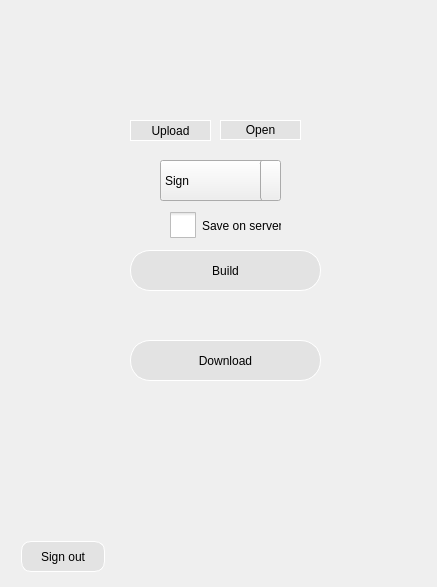
<?xml version="1.0" encoding="UTF-8"?>
<ui version="4.0">
 <class>Main_dialog</class>
 <widget class="QDialog" name="Main_dialog">
  <property name="geometry">
   <rect>
    <x>0</x>
    <y>0</y>
    <width>437</width>
    <height>587</height>
   </rect>
  </property>
  <property name="windowTitle">
   <string>Dialog</string>
  </property>
  <widget class="QPushButton" name="pushButton_signOut">
   <property name="geometry">
    <rect>
     <x>21</x>
     <y>541</y>
     <width>84</width>
     <height>31</height>
    </rect>
   </property>
   <property name="styleSheet">
    <string notr="true"> QPushButton#pushButton_signOut {
      border-style: outset;
	  background-color:#E3E3E3;
      border-width: 1px;
      border-radius: 10px;
      border-color: white;
      font:  12px;
      min-width: 5em;
      padding: 6px;
  }</string>
   </property>
   <property name="text">
    <string>Sign out</string>
   </property>
  </widget>
  <widget class="QCheckBox" name="Save">
   <property name="geometry">
    <rect>
     <x>170</x>
     <y>200</y>
     <width>111</width>
     <height>51</height>
    </rect>
   </property>
   <property name="styleSheet">
    <string notr="true">QCheckBox::indicator {
    width: 26px;
    height: 26px;
}

QCheckBox::indicator:unchecked:pressed {
    image: url(:/images/checkbox_unchecked_pressed.png);
}
</string>
   </property>
   <property name="text">
    <string>Save on server</string>
   </property>
  </widget>
  <widget class="QLabel" name="background">
   <property name="geometry">
    <rect>
     <x>-10</x>
     <y>0</y>
     <width>451</width>
     <height>601</height>
    </rect>
   </property>
   <property name="text">
    <string/>
   </property>
   <property name="pixmap">
    <pixmap>poze/test_6.jpg</pixmap>
   </property>
   <property name="scaledContents">
    <bool>true</bool>
   </property>
  </widget>
  <widget class="QPushButton" name="pushButton_Download">
   <property name="geometry">
    <rect>
     <x>130</x>
     <y>340</y>
     <width>191</width>
     <height>41</height>
    </rect>
   </property>
   <property name="styleSheet">
    <string notr="true"> QPushButton#pushButton_Download {
      border-style: outset;
	  background-color:#E3E3E3;
      border-width: 1px;
      border-radius: 20px;
      border-color: white;
      font:  12px;
      min-width: 10em;
      padding: 6px;
  }</string>
   </property>
   <property name="text">
    <string>Download</string>
   </property>
  </widget>
  <widget class="QPushButton" name="pushButton_Upload">
   <property name="geometry">
    <rect>
     <x>130</x>
     <y>120</y>
     <width>81</width>
     <height>21</height>
    </rect>
   </property>
   <property name="styleSheet">
    <string notr="true"> QPushButton#pushButton_Upload {
      border-style: outset;
	  background-color:#E3E3E3;
      border-width: 1px;
      border-radius: 20px;
      border-color: white;
  
  }</string>
   </property>
   <property name="text">
    <string>Upload</string>
   </property>
  </widget>
  <widget class="QPushButton" name="Build">
   <property name="geometry">
    <rect>
     <x>130</x>
     <y>250</y>
     <width>191</width>
     <height>41</height>
    </rect>
   </property>
   <property name="palette">
    <palette>
     <active>
      <colorrole role="Button">
       <brush brushstyle="SolidPattern">
        <color alpha="255">
         <red>227</red>
         <green>227</green>
         <blue>227</blue>
        </color>
       </brush>
      </colorrole>
      <colorrole role="Base">
       <brush brushstyle="SolidPattern">
        <color alpha="255">
         <red>227</red>
         <green>227</green>
         <blue>227</blue>
        </color>
       </brush>
      </colorrole>
      <colorrole role="Window">
       <brush brushstyle="SolidPattern">
        <color alpha="255">
         <red>227</red>
         <green>227</green>
         <blue>227</blue>
        </color>
       </brush>
      </colorrole>
     </active>
     <inactive>
      <colorrole role="Button">
       <brush brushstyle="SolidPattern">
        <color alpha="255">
         <red>227</red>
         <green>227</green>
         <blue>227</blue>
        </color>
       </brush>
      </colorrole>
      <colorrole role="Base">
       <brush brushstyle="SolidPattern">
        <color alpha="255">
         <red>227</red>
         <green>227</green>
         <blue>227</blue>
        </color>
       </brush>
      </colorrole>
      <colorrole role="Window">
       <brush brushstyle="SolidPattern">
        <color alpha="255">
         <red>227</red>
         <green>227</green>
         <blue>227</blue>
        </color>
       </brush>
      </colorrole>
     </inactive>
     <disabled>
      <colorrole role="Button">
       <brush brushstyle="SolidPattern">
        <color alpha="255">
         <red>227</red>
         <green>227</green>
         <blue>227</blue>
        </color>
       </brush>
      </colorrole>
      <colorrole role="Base">
       <brush brushstyle="SolidPattern">
        <color alpha="255">
         <red>227</red>
         <green>227</green>
         <blue>227</blue>
        </color>
       </brush>
      </colorrole>
      <colorrole role="Window">
       <brush brushstyle="SolidPattern">
        <color alpha="255">
         <red>227</red>
         <green>227</green>
         <blue>227</blue>
        </color>
       </brush>
      </colorrole>
     </disabled>
    </palette>
   </property>
   <property name="styleSheet">
    <string notr="true"> QPushButton#Build {
      border-style: outset;
	  background-color:#E3E3E3;
      border-width: 1px;
      border-radius: 20px;
      border-color: white;
      font:  12px;
      min-width: 10em;
      padding: 6px;
  }</string>
   </property>
   <property name="text">
    <string>Build</string>
   </property>
  </widget>
  <widget class="QLabel" name="Logo">
   <property name="geometry">
    <rect>
     <x>20</x>
     <y>20</y>
     <width>51</width>
     <height>41</height>
    </rect>
   </property>
   <property name="text">
    <string/>
   </property>
   <property name="pixmap">
    <pixmap>poze/emblem#3.png</pixmap>
   </property>
   <property name="scaledContents">
    <bool>true</bool>
   </property>
  </widget>
  <widget class="QComboBox" name="EncryptDecrypt">
   <property name="geometry">
    <rect>
     <x>160</x>
     <y>160</y>
     <width>121</width>
     <height>41</height>
    </rect>
   </property>
   <property name="font">
    <font>
     <weight>50</weight>
     <bold>false</bold>
     <strikeout>false</strikeout>
     <kerning>true</kerning>
    </font>
   </property>
   <property name="styleSheet">
    <string notr="true">QComboBox::drop-down {
    subcontrol-origin: padding;
    subcontrol-position: top right;
    width: 15px;

 
    border: 1px white;
    border-radius: 3px;
    padding: 1px 18px 1px 3px;
    min-width: 6em;


    border-left-width: 1px;
    border-left-color: darkgray;
    border-left-style: solid; /* just a single line */
    border-top-right-radius: 3px; /* same radius as the QComboBox */
    border-bottom-right-radius: 3px;

}
QComboBox QAbstractItemView {
    border: 2px darkgray;
    selection-background-color: #E3E3E3;
}</string>
   </property>
   <property name="iconSize">
    <size>
     <width>12</width>
     <height>20</height>
    </size>
   </property>
   <property name="frame">
    <bool>true</bool>
   </property>
   <item>
    <property name="text">
     <string>Sign</string>
    </property>
   </item>
   <item>
    <property name="text">
     <string>Verify</string>
    </property>
   </item>
  </widget>
  <widget class="QPushButton" name="pushButton">
   <property name="geometry">
    <rect>
     <x>220</x>
     <y>120</y>
     <width>81</width>
     <height>20</height>
    </rect>
   </property>
   <property name="styleSheet">
    <string notr="true"> QPushButton#pushButton {
      border-style: outset;
	  background-color:#E3E3E3;
      border-width: 1px;
      border-radius: 20px;
      border-color: white;
   
  }</string>
   </property>
   <property name="text">
    <string>Open</string>
   </property>
  </widget>
  <zorder>background</zorder>
  <zorder>pushButton_signOut</zorder>
  <zorder>Save</zorder>
  <zorder>pushButton_Download</zorder>
  <zorder>pushButton_Upload</zorder>
  <zorder>Build</zorder>
  <zorder>Logo</zorder>
  <zorder>EncryptDecrypt</zorder>
  <zorder>pushButton</zorder>
 </widget>
 <resources/>
 <connections/>
</ui>
